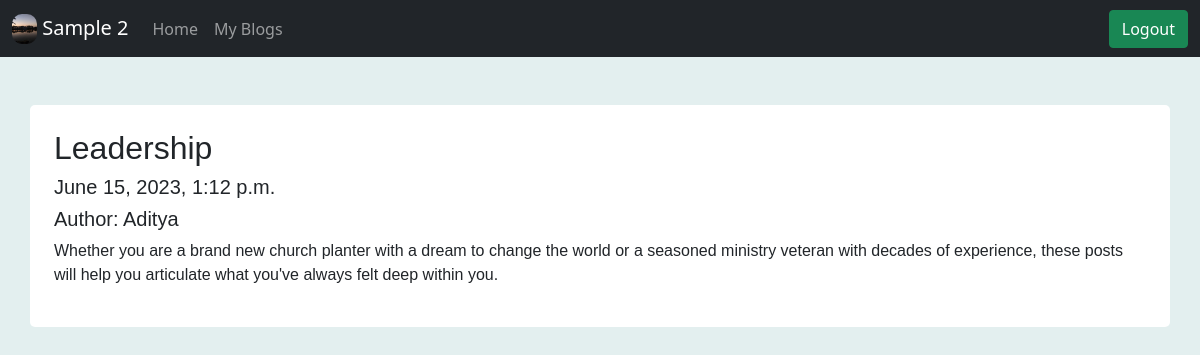
The page /posts/2 (signed in) on the database its author committed.
### blog/models.py (models this page shows, shortened)
class Author(models.Model):
    user = models.OneToOneField(User,on_delete=models.CASCADE,null=True)
    name = models.CharField(max_length=100)
    image = models.ImageField(upload_to='authors', null=True)

class Post(models.Model):
    author = models.ForeignKey(Author,on_delete=models.CASCADE,null=True)
    title = models.CharField(max_length=100)
    body = models.CharField(max_length=1000)
    created_at = models.DateTimeField(default=dt.now, blank=True)

### blog/views.py (the view)
# urls.py: path('posts/<str:pk>',views.post_page,name='post_page'),
def post_page(request,pk):
    post = Post.objects.get(id=pk)
    if request.user.is_authenticated:
        author = Author.objects.filter(user=request.user)
        return render(request,'post.html',{'post':post, 'author':author[0]})
    return render(request,'post.html',{'post':post,'author':None})

### templates/post.html (shortened to what this page needs)
{% extends 'base.html' %}
{% block content %}
<div class="container mt-5 p-4 " style='border-radius: 5px;font-family: Arial;background-color:white;'>
      <h2>{{post.title}}</h2>
      <h5>{{post.created_at}}</h5>
      <h5>Author: {{post.author.name}}</h5>
      <p>{{post.body}}</p>
  </div>
{% endblock content %}

### templates/base.html (shortened to what this page needs)
{% load static %}
<!DOCTYPE html>
<html lang="en">
<head>
    <link href="https://cdn.jsdelivr.net/npm/bootstrap@5.0.2/dist/css/bootstrap.min.css" rel="stylesheet">
</head>
<body>
    <nav class="navbar navbar-expand-lg navbar-dark bg-dark">
        <div class="container-fluid">
          {% if request.user.is_authenticated %}
              <a class="navbar-brand" href="author/{{author.id}}">
                <img src="{{author.image.url}}" alt="" width="25" height="30" class="d-inline-block align-text-top" style="border-radius: 10px;">
                {{request.user.first_name}} {{request.user.last_name}}
              </a>
          {% else %}
              <a class="navbar-brand" href="/">Bloggers.com</a>
          {% endif %}
          <div class="collapse navbar-collapse" id="navbarSupportedContent">
            <ul class="navbar-nav me-auto mb-2 mb-lg-0">
              <li class="nav-item">
                <a class="nav-link" aria-current="page" href={% url "home" %}>Home</a>
              </li>
              <li class="nav-item">
                {% if request.user.is_authenticated %}
                <a class="nav-link" href={% url 'my_blogs' %}>My Blogs</a>
                {% else %}
                <a class="nav-link" href={% url 'login_page' %}>Write a Blog</a>
                {% endif %}
              </li>
            </ul>
            <button class="btn btn-success" type="submit">
                {% if request.user.is_authenticated %}
                <a href={% url 'logout_page'%} style="text-decoration:none;color:white;">Logout</a>
                {% else %}
                <a href={% url 'login_page'%} style="text-decoration:none;color:white;">Login</a>
                {% endif %}
              </button>
          </div>
        </div>
      </nav>
  {% block content %}
  {% endblock content %}
</body>
</html>

### templates/base.html (style rules this page uses)
body { background-color:rgb(227, 239, 239); margin: 0px; padding: 0px; }

### rows shown on the page
Author: image (picture)
Post: title "Leadership", created_at "June 15, 2023, 1:12 p.m.", author.name "Aditya", body "Whether you are a brand new church planter with a dream to change the world or a seasoned ministry veteran with decades of experience, these posts will help you articulate what you've always felt deep within you."

### other values the page prints
{{ request.user.first_name }} "Sample"
{{ request.user.last_name }} "2"
